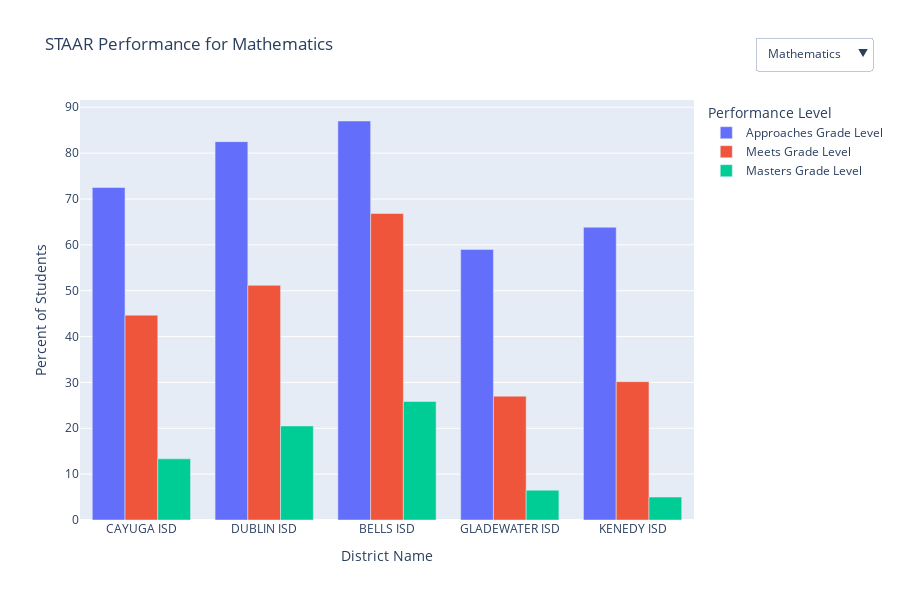

The notebook cell this image was saved under:
### Code cell
import plotly.graph_objs as go
from plotly.subplots import make_subplots
import pandas as pd

def plot_staar(df, neighbors):
    staar_df = get_subject_level_averages(df)
    neighbor_ids = list(neighbors['DISTRICT_id'])

    # Filter to only include selected districts
    staar_df = staar_df[staar_df['DISTRICT_id'].isin(neighbor_ids)]

    # Define subjects and performance levels
    subjects = ['Mathematics', 'Reading/ELA', 'Science', 'Social Studies']
    levels = ['Approaches Grade Level', 'Meets Grade Level', 'Masters Grade Level']

    # Predefine traces and buttons
    data = []
    buttons = []

    for i, subject in enumerate(subjects):
        traces = []
        for level in levels:
            col = f"{subject} ({level})"
            trace = go.Bar(
                x=staar_df['DISTNAME'],
                y=staar_df[col],
                name=level,
                visible=(i == 0)  # Only show the first subject initially
            )
            traces.append(trace)
            data.append(trace)

        # Create visibility mask for this subject
        visibility = [False] * len(subjects) * len(levels)
        for j in range(len(levels)):
            visibility[i * len(levels) + j] = True

        button = dict(
            label=subject,
            method="update",
            args=[{"visible": visibility},
                  {"title": f"STAAR Performance for {subject}"}]
        )
        buttons.append(button)

    layout = go.Layout(
        title="STAAR Performance for Mathematics",
        barmode='group',
        xaxis_title="District Name",
        yaxis_title="Percent of Students",
        updatemenus=[dict(
            active=0,
            buttons=buttons,
            x=1.1,
            xanchor="left",
            y=1.15,
            yanchor="top"
        )]
    )

    fig = go.Figure(data=data, layout=layout)
    fig.update_layout(legend_title_text="Performance Level", height=600)
    return fig



plot_staar(df, neighbors)

### Figure 1 — Plotly figure (JSON) as saved in the notebook; plotly's stock layout.template omitted (floating-point values rounded to 4 significant figures)
{"data": [{"name": "Approaches Grade Level", "type": "bar", "visible": true, "x": ["CAYUGA ISD", "DUBLIN ISD", "BELLS ISD", "GLADEWATER ISD", "KENEDY ISD"], "y": [72.5, 82.5, 87.0, 59.0, 63.83]}, {"name": "Meets Grade Level", "type": "bar", "visible": true, "x": ["CAYUGA ISD", "DUBLIN ISD", "BELLS ISD", "GLADEWATER ISD", "KENEDY ISD"], "y": [44.67, 51.17, 66.83, 27.0, 30.17]}, {"name": "Masters Grade Level", "type": "bar", "visible": true, "x": ["CAYUGA ISD", "DUBLIN ISD", "BELLS ISD", "GLADEWATER ISD", "KENEDY ISD"], "y": [13.33, 20.5, 25.83, 6.5, 5.0]}, {"name": "Approaches Grade Level", "type": "bar", "visible": false, "x": ["CAYUGA ISD", "DUBLIN ISD", "BELLS ISD", "GLADEWATER ISD", "KENEDY ISD"], "y": [85.33, 89.5, 87.67, 72.83, 75.33]}, {"name": "Meets Grade Level", "type": "bar", "visible": false, "x": ["CAYUGA ISD", "DUBLIN ISD", "BELLS ISD", "GLADEWATER ISD", "KENEDY ISD"], "y": [63.33, 61.17, 66.33, 41.5, 41.0]}, {"name": "Masters Grade Level", "type": "bar", "visible": false, "x": ["CAYUGA ISD", "DUBLIN ISD", "BELLS ISD", "GLADEWATER ISD", "KENEDY ISD"], "y": [30.17, 27.0, 34.17, 14.83, 12.17]}, {"name": "Approaches Grade Level", "type": "bar", "visible": false, "x": ["CAYUGA ISD", "DUBLIN ISD", "BELLS ISD", "GLADEWATER ISD", "KENEDY ISD"], "y": [66.5, 78.5, 89.0, 58.5, 55.0]}, {"name": "Meets Grade Level", "type": "bar", "visible": false, "x": ["CAYUGA ISD", "DUBLIN ISD", "BELLS ISD", "GLADEWATER ISD", "KENEDY ISD"], "y": [44.0, 42.5, 68.5, 28.0, 18.5]}, {"name": "Masters Grade Level", "type": "bar", "visible": false, "x": ["CAYUGA ISD", "DUBLIN ISD", "BELLS ISD", "GLADEWATER ISD", "KENEDY ISD"], "y": [14.0, 13.5, 27.0, 5.5, 5.0]}, {"name": "Approaches Grade Level", "type": "bar", "visible": false, "x": ["CAYUGA ISD", "DUBLIN ISD", "BELLS ISD", "GLADEWATER ISD", "KENEDY ISD"], "y": [65.0, 71.0, 80.0, 58.0, 60.0]}, {"name": "Meets Grade Level", "type": "bar", "visible": false, "x": ["CAYUGA ISD", "DUBLIN ISD", "BELLS ISD", "GLADEWATER ISD", "KENEDY ISD"], "y": [41.0, 45.0, 45.0, 20.0, 26.0]}, {"name": "Masters Grade Level", "type": "bar", "visible": false, "x": ["CAYUGA ISD", "DUBLIN ISD", "BELLS ISD", "GLADEWATER ISD", "KENEDY ISD"], "y": [18.0, 14.0, 19.0, 5.0, 7.0]}], "layout": {"barmode": "group", "height": 600, "legend": {"title": {"text": "Performance Level"}}, "title": {"text": "STAAR Performance for Mathematics"}, "updatemenus": [{"active": 0, "buttons": [{"args": [{"visible": [true, true, true, false, false, false, false, false, false, false, false, false]}, {"title": "STAAR Performance for Mathematics"}], "label": "Mathematics", "method": "update"}, {"args": [{"visible": [false, false, false, true, true, true, false, false, false, false, false, false]}, {"title": "STAAR Performance for Reading/ELA"}], "label": "Reading/ELA", "method": "update"}, {"args": [{"visible": [false, false, false, false, false, false, true, true, true, false, false, false]}, {"title": "STAAR Performance for Science"}], "label": "Science", "method": "update"}, {"args": [{"visible": [false, false, false, false, false, false, false, false, false, true, true, true]}, {"title": "STAAR Performance for Social Studies"}], "label": "Social Studies", "method": "update"}], "x": 1.1, "xanchor": "left", "y": 1.15, "yanchor": "top"}], "xaxis": {"title": {"text": "District Name"}}, "yaxis": {"title": {"text": "Percent of Students"}}}}
